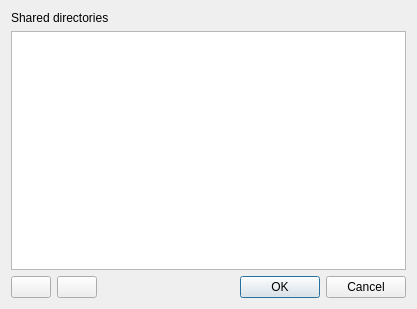
<?xml version="1.0" encoding="UTF-8"?>
<ui version="4.0">
 <class>PreferencesDialog</class>
 <widget class="QDialog" name="PreferencesDialog">
  <property name="geometry">
   <rect>
    <x>0</x>
    <y>0</y>
    <width>417</width>
    <height>309</height>
   </rect>
  </property>
  <property name="windowTitle">
   <string>Dialog</string>
  </property>
  <layout class="QVBoxLayout" name="verticalLayout">
   <item>
    <widget class="QLabel" name="label">
     <property name="text">
      <string>Shared directories</string>
     </property>
    </widget>
   </item>
   <item>
    <widget class="QListWidget" name="listWidget">
     <property name="font">
      <font>
       <pointsize>16</pointsize>
      </font>
     </property>
     <property name="alternatingRowColors">
      <bool>true</bool>
     </property>
     <property name="iconSize">
      <size>
       <width>48</width>
       <height>48</height>
      </size>
     </property>
     <property name="spacing">
      <number>4</number>
     </property>
    </widget>
   </item>
   <item>
    <layout class="QHBoxLayout" name="horizontalLayout_3">
     <item>
      <widget class="QPushButton" name="addDirButton">
       <property name="text">
        <string/>
       </property>
       <property name="icon">
        <iconset theme="add"/>
       </property>
      </widget>
     </item>
     <item>
      <widget class="QPushButton" name="deleteDirButton">
       <property name="text">
        <string/>
       </property>
       <property name="icon">
        <iconset theme="remove"/>
       </property>
      </widget>
     </item>
     <item>
      <spacer name="horizontalSpacer">
       <property name="orientation">
        <enum>Qt::Horizontal</enum>
       </property>
       <property name="sizeHint" stdset="0">
        <size>
         <width>40</width>
         <height>20</height>
        </size>
       </property>
      </spacer>
     </item>
     <item>
      <widget class="QDialogButtonBox" name="buttonBox">
       <property name="orientation">
        <enum>Qt::Horizontal</enum>
       </property>
       <property name="standardButtons">
        <set>QDialogButtonBox::Cancel|QDialogButtonBox::Ok</set>
       </property>
      </widget>
     </item>
    </layout>
   </item>
  </layout>
 </widget>
 <resources/>
 <connections>
  <connection>
   <sender>buttonBox</sender>
   <signal>accepted()</signal>
   <receiver>PreferencesDialog</receiver>
   <slot>accept()</slot>
   <hints>
    <hint type="sourcelabel">
     <x>248</x>
     <y>254</y>
    </hint>
    <hint type="destinationlabel">
     <x>157</x>
     <y>274</y>
    </hint>
   </hints>
  </connection>
  <connection>
   <sender>buttonBox</sender>
   <signal>rejected()</signal>
   <receiver>PreferencesDialog</receiver>
   <slot>reject()</slot>
   <hints>
    <hint type="sourcelabel">
     <x>316</x>
     <y>260</y>
    </hint>
    <hint type="destinationlabel">
     <x>286</x>
     <y>274</y>
    </hint>
   </hints>
  </connection>
 </connections>
</ui>
